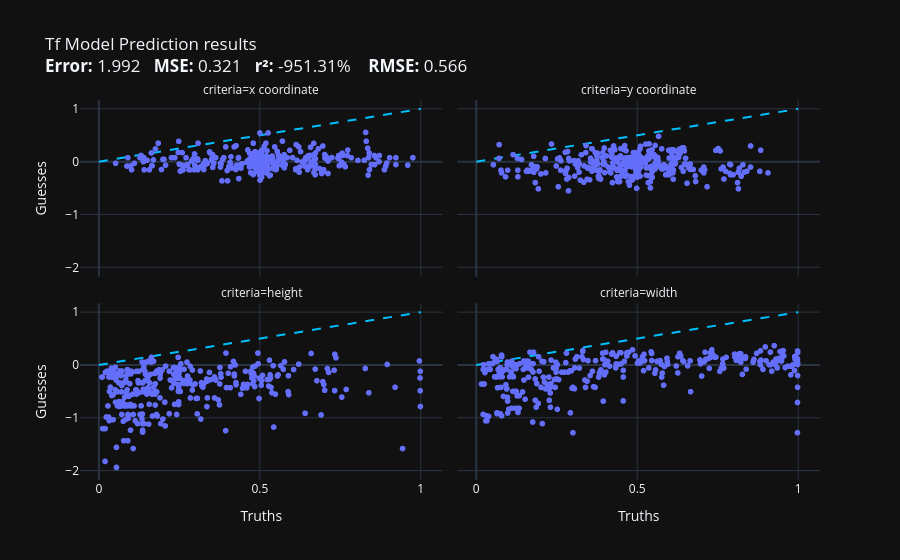
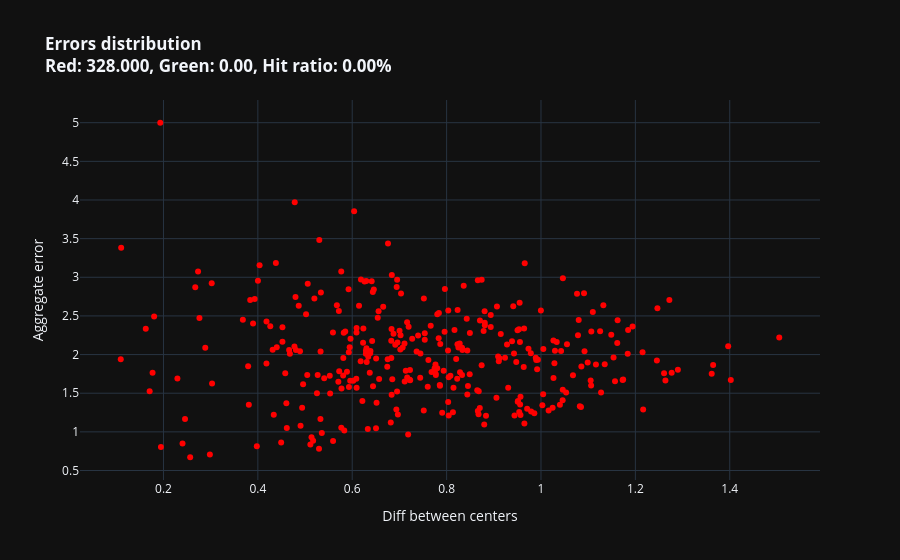

The notebook cell these images were saved under, in order:
### Code cell
evaluate_model(tf_model_prediction,dataset_hf)

### Figure 1 — Plotly figure (JSON) as saved in the notebook; plotly's stock layout.template omitted (floating-point values rounded to 4 significant figures; data arrays with more than 128 entries replaced by an {"elided": "..."} marker saying what was removed)
{"data": [{"hovertemplate": "criteria=x coordinate<br>Truths=%{x}<br>Guesses=%{y}<extra></extra>", "legendgroup": "", "marker": {"color": "#636efa", "symbol": "circle"}, "mode": "markers", "name": "", "showlegend": false, "x": {"elided": "328 float values"}, "xaxis": "x3", "y": {"elided": "328 float values"}, "yaxis": "y3", "type": "scattergl"}, {"hovertemplate": "criteria=y coordinate<br>Truths=%{x}<br>Guesses=%{y}<extra></extra>", "legendgroup": "", "marker": {"color": "#636efa", "symbol": "circle"}, "mode": "markers", "name": "", "showlegend": false, "x": {"elided": "328 float values"}, "xaxis": "x4", "y": {"elided": "328 float values"}, "yaxis": "y4", "type": "scattergl"}, {"hovertemplate": "criteria=height<br>Truths=%{x}<br>Guesses=%{y}<extra></extra>", "legendgroup": "", "marker": {"color": "#636efa", "symbol": "circle"}, "mode": "markers", "name": "", "showlegend": false, "x": {"elided": "328 float values"}, "xaxis": "x", "y": {"elided": "328 float values"}, "yaxis": "y", "type": "scattergl"}, {"hovertemplate": "criteria=width<br>Truths=%{x}<br>Guesses=%{y}<extra></extra>", "legendgroup": "", "marker": {"color": "#636efa", "symbol": "circle"}, "mode": "markers", "name": "", "showlegend": false, "x": {"elided": "328 float values"}, "xaxis": "x2", "y": {"elided": "328 float values"}, "yaxis": "y2", "type": "scattergl"}, {"legendgroup": "trendline", "line": {"color": "deepskyblue", "dash": "dash", "width": 2}, "mode": "lines", "name": "y = x", "showlegend": false, "x": [0, 1], "y": [0, 1], "type": "scatter", "xaxis": "x", "yaxis": "y"}, {"legendgroup": "trendline", "line": {"color": "deepskyblue", "dash": "dash", "width": 2}, "mode": "lines", "name": "y = x", "showlegend": false, "x": [0, 1], "y": [0, 1], "type": "scatter", "xaxis": "x2", "yaxis": "y2"}, {"legendgroup": "trendline", "line": {"color": "deepskyblue", "dash": "dash", "width": 2}, "mode": "lines", "name": "y = x", "showlegend": false, "x": [0, 1], "y": [0, 1], "type": "scatter", "xaxis": "x3", "yaxis": "y3"}, {"legendgroup": "trendline", "line": {"color": "deepskyblue", "dash": "dash", "width": 2}, "mode": "lines", "name": "y = x", "showlegend": false, "x": [0, 1], "y": [0, 1], "type": "scatter", "xaxis": "x4", "yaxis": "y4"}], "layout": {"xaxis": {"anchor": "y", "domain": [0.0, 0.49], "title": {"text": "Truths"}}, "yaxis": {"anchor": "x", "domain": [0.0, 0.465], "title": {"text": "Guesses"}}, "xaxis2": {"anchor": "y2", "domain": [0.51, 1.0], "matches": "x", "title": {"text": "Truths"}}, "yaxis2": {"anchor": "x2", "domain": [0.0, 0.465], "matches": "y", "showticklabels": false}, "xaxis3": {"anchor": "y3", "domain": [0.0, 0.49], "matches": "x", "showticklabels": false}, "yaxis3": {"anchor": "x3", "domain": [0.535, 1.0], "matches": "y", "title": {"text": "Guesses"}}, "xaxis4": {"anchor": "y4", "domain": [0.51, 1.0], "matches": "x", "showticklabels": false}, "yaxis4": {"anchor": "x4", "domain": [0.535, 1.0], "matches": "y", "showticklabels": false}, "annotations": [{"font": {}, "showarrow": false, "text": "criteria=height", "x": 0.245, "xanchor": "center", "xref": "paper", "y": 0.465, "yanchor": "bottom", "yref": "paper"}, {"font": {}, "showarrow": false, "text": "criteria=width", "x": 0.755, "xanchor": "center", "xref": "paper", "y": 0.465, "yanchor": "bottom", "yref": "paper"}, {"font": {}, "showarrow": false, "text": "criteria=x coordinate", "x": 0.245, "xanchor": "center", "xref": "paper", "y": 1.0, "yanchor": "bottom", "yref": "paper"}, {"font": {}, "showarrow": false, "text": "criteria=y coordinate", "x": 0.755, "xanchor": "center", "xref": "paper", "y": 1.0, "yanchor": "bottom", "yref": "paper"}], "legend": {"tracegroupgap": 0}, "title": {"text": "Tf Model Prediction results<br><b>Error:</b> 1.992   <b>MSE:</b> 0.321   <b>r²:</b> -951.31%    <b>RMSE:</b> 0.566"}}}

### Figure 2 — Plotly figure (JSON) as saved in the notebook; plotly's stock layout.template omitted (floating-point values rounded to 4 significant figures; data arrays with more than 128 entries replaced by an {"elided": "..."} marker saying what was removed)
{"data": [{"customdata": {"elided": "328x2 float values"}, "hovertemplate": "color=red<br>diff_center=%{x}<br>aggregate error=%{y}<br>width=%{customdata[0]}<br>height=%{customdata[1]}<extra></extra>", "legendgroup": "red", "marker": {"color": "red", "symbol": "circle"}, "mode": "markers", "name": "red", "orientation": "v", "showlegend": true, "x": {"elided": "328 float values"}, "xaxis": "x", "y": {"elided": "328 float values"}, "yaxis": "y", "type": "scatter"}], "layout": {"xaxis": {"anchor": "y", "domain": [0.0, 1.0], "title": {"text": "Diff between centers"}}, "yaxis": {"anchor": "x", "domain": [0.0, 1.0], "title": {"text": "Aggregate error"}}, "legend": {"title": {"text": "color"}, "tracegroupgap": 0}, "title": {"text": "<b>Errors distribution</b><br><b>Red: 328.000, Green: 0.00, Hit ratio: 0.00% </b>"}, "showlegend": false}}
